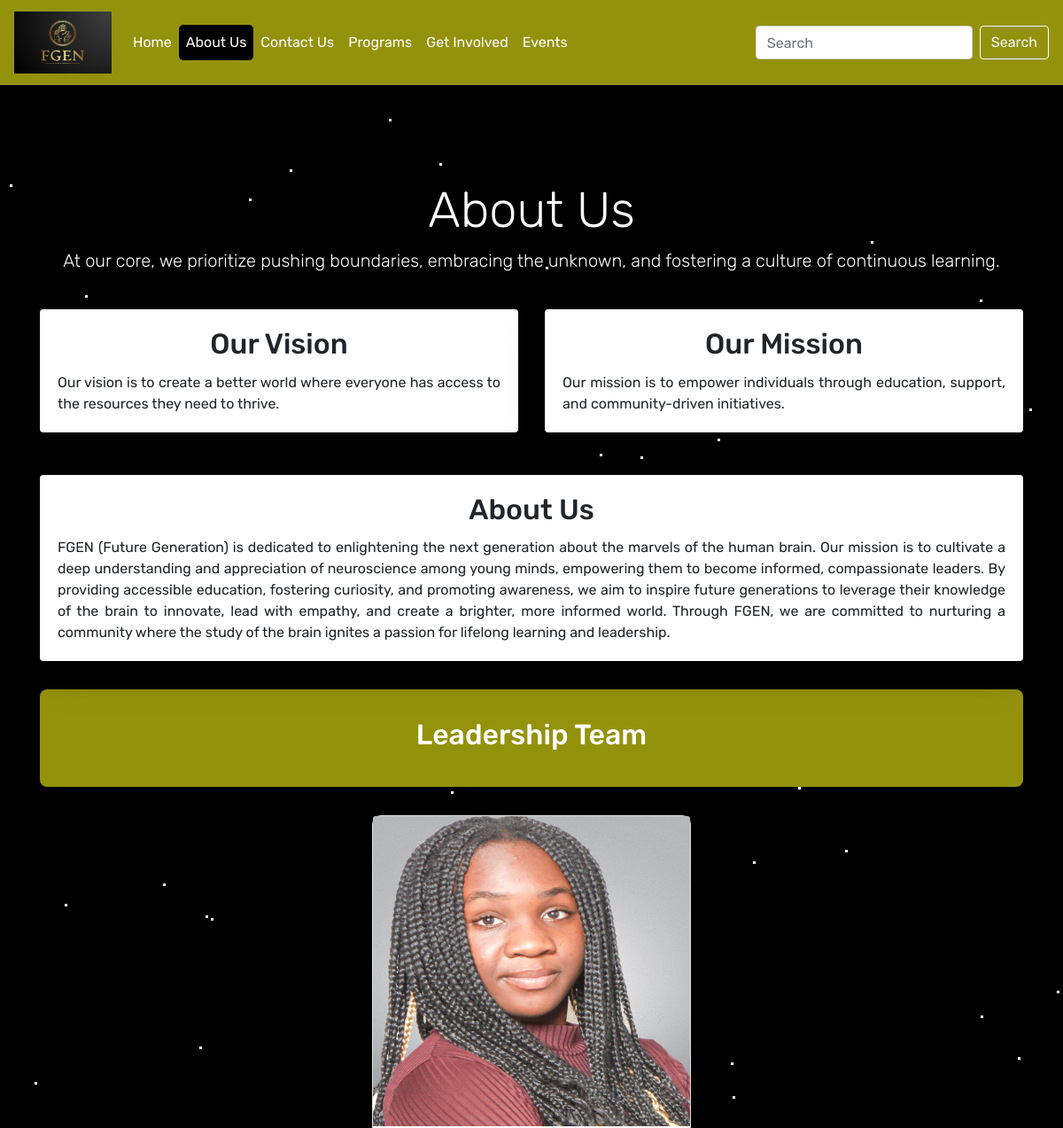
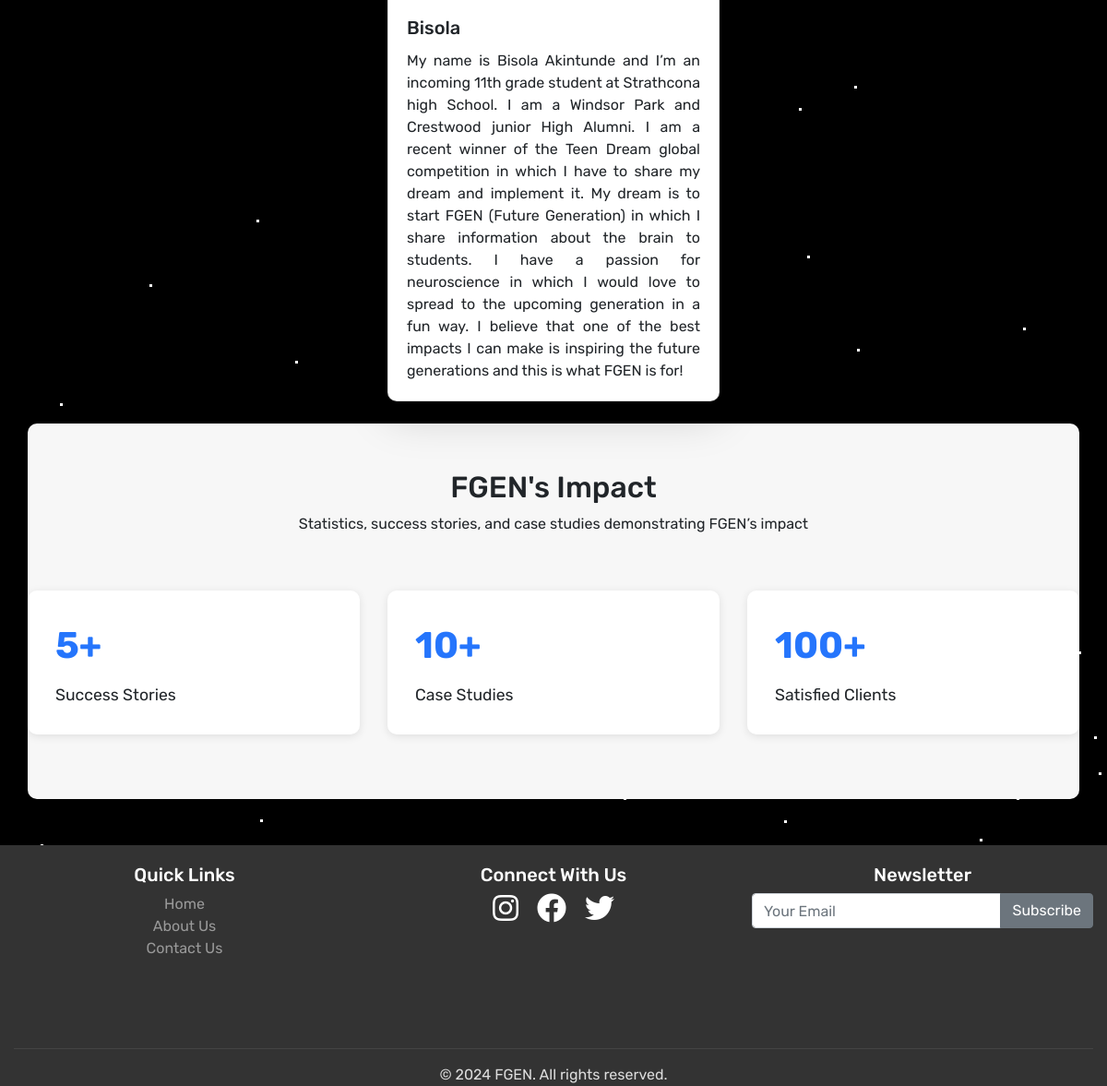
The page /about/ on the database its author committed (2 pictures, top to bottom).
### new_App/models.py (models this page shows, shortened)
class WebData(models.Model):
    page_name = models.CharField(max_length=255)
    title = models.CharField(max_length=200)
    description_text = models.TextField()
    created_At = models.DateTimeField(default=timezone.now)

class Leadership(models.Model):
    l_name = models.CharField(max_length=100)
    l_description = models.CharField(max_length=1000)
    l_imagename = models.ImageField(upload_to=upload_to)
    created_at = models.DateTimeField(auto_now_add=True)

### new_App/views.py (the view)
# urls.py: path('about/', views.about_us, name='about_us'),
def about_us(request):
    leadership = Leadership.objects.all()
    visiondata=WebData.objects.get(title = 'vision')
    missiondata=WebData.objects.get(title = 'mission')
    aboutdata = WebData.objects.get(title='about_text')
    aboutheader = WebData.objects.get(title = 'header')
    ss = WebData.objects.get(title = 'successstory')
    cs = WebData.objects.get(title = 'casestudy')
    sc = WebData.objects.get(title = 'satisfied_clients')
    context = {
        'leadership': leadership,
        'vision': visiondata,
        'mission':missiondata,
        'about':aboutdata,
        'header':aboutheader,
        'active_page': 'about',
        'ss1':ss,
        'cs1':cs,
        'sc1':sc
    }
    return render(request, 'aboutus.html', context)

### new_App/templatetags/custom_filters.py (called while the page is built)
@register.filter
def trim_path(value):
    value = str(value)
    index = value.find('/static/')
    if index != -1:
        return value[index:]
    return value

### new_App/templates/aboutus.html (shortened to what this page needs)
{% extends 'base.html' %}
{% load custom_filters %}
{% block content %}
<!DOCTYPE html>
<html lang="en">
<head>
</head>
<div class="container mt-5">
    <div class="row">
        <div class="col-12 text-center mb-4">
            <h1 class="display-4 text-white">About Us</h1>
            <p class="lead text-white">{{header.description_text}}</p>
        </div>
    </div>
    <div class="row">
        <div class="col-md-6 mb-4">
            <div class="card card-about border-0 shadow-lg h-100">
                <div class="card-body card-about-body">
                    <h2 class="card-title text-center">Our Vision</h2>
                    <p class="card-text text-justify">{{vision.description_text}}</p>
                </div>
            </div>
        </div>
        <div class="col-md-6 mb-4">
            <div class="card card-about border-0 shadow-lg h-100">
                <div class="card-body card-about-body">
                    <h2 class="card-title text-center">Our Mission</h2>
                    <p class="card-text text-justify">{{mission.description_text}}</p>
                </div>
            </div>
        </div>
    </div>
    <div class="row">
        <div class="col-sm-12 mt-4 mb-4">
            <div class="card card-about border-0 shadow-lg h-100">
                <div class="card-body card-about-body">
                    <h2 class="card-title text-center">About Us</h2>
                    <p class="card-text text-justify">
                        {{about.description_text}}
                    </p>
                </div>
            </div>
        </div>
    </div>
</div>
<div class="container mt-2">
    <div class="jumbotron jumbotron-custom text-center">
        <h2 class="display-6">Leadership Team</h2>
    </div>
    <div class="row">
        <div class="row justify-content-center">
            {% for l in leadership %}
            <div class="col-md-4 col-sm-12 col-lg-4">
                <div class="card card-custom program-card shadow-lg">
                    <img src="{{l.l_imagename.url|trim_path}}" height=350 width=250 class="card-img-top" alt="Card Image">
                    <div class="card-body">
                        <h5 class="card-title">{{l.l_name}}</h5>
                        <p class="card-text text-justify">{{l.l_description}}</p>
                    </div>
                </div>
            </div>
            {% endfor %}
        </div>
    </div>
</div>
<div class="container impact-section">
    <div class="row">
        <div class="col-12 text-center mb-4">
            <h2>FGEN's Impact</h2>
            <p>Statistics, success stories, and case studies demonstrating FGEN’s impact</p>
        </div>
    </div>
    <div class="row">
        <div class="col-md-4">
            <div class="impact-item fade-in">
                <div class="impact-number">{{ss1.description_text}}+</div>
                <div class="impact-description">Success Stories</div>
            </div>
        </div>
        <div class="col-md-4">
            <div class="impact-item fade-in" style="animation-delay: 0.3s;">
                <div class="impact-number">{{cs1.description_text}}+</div>
                <div class="impact-description">Case Studies</div>
            </div>
        </div>
        <div class="col-md-4">
            <div class="impact-item fade-in" style="animation-delay: 0.6s;">
                <div class="impact-number">{{sc1.description_text}}+</div>
                <div class="impact-description">Satisfied Clients</div>
            </div>
        </div>
    </div>
</div>
{% endblock %}

### new_App/static/assets/css/style.css (style rules this page uses)
body { font-family: Arial, sans-serif; background-color: #f8f9fa; display: flex; min-height: 100vh; flex-direction: column; padding-bottom: 130px; }
h1 { color: #333; }
.card-about { transition: transform 0.3s ease-in-out; }
h1.display-4, h2.card-title { position: relative; animation: fadeInDown 1s; }
.card-about-body p { animation: fadeInUp 1s; }
.program-card { transition: transform 0.2s; border-radius: 10px; }
.jumbotron-custom { background: rgb(148,146, 13); color: white; padding: 2rem 1rem; border-radius: 8px; transition: transform 0.2s; }

### new_App/templates/aboutus.html (style rules this page uses)
.impact-section { background: #f7f7f7; padding: 50px 0; border-radius:10px; }
.impact-item { margin: 20px 0; padding: 30px; background: white; border-radius: 10px; box-shadow: 0 2px 10px rgba(0, 0, 0, 0.1); transition: transform 0.3s ease; }
.impact-number { font-size: 2.5rem; font-weight: bold; color: #2575fc; }
.impact-description { font-size: 1.1rem; margin-top: 10px; }
.fade-in { opacity: 0; animation: fadeIn 1s forwards; }

### rows shown on the page
WebData: description_text "At our core, we prioritize pushing boundaries, embracing the unknown, and fostering a culture of continuous learning."
WebData: description_text "Our vision is to create a better world where everyone has access to the resources they need to thrive."
WebData: description_text "Our mission is to empower individuals through education, support, and community-driven initiatives."
WebData: description_text "FGEN (Future Generation) is dedicated to enlightening the next generation about the marvels of the human brain. Our mission is to cultivate a deep understanding and appreciation of neuroscience among young minds, empowering them to become informed, compassionate leaders. By providing accessible education, fostering curiosity, and promoting awareness, we aim to inspire future generations to leverage their knowledge of the brain to innovate, lead with empathy, and create a brighter, more informed world. Through FGEN, we are committed to nurturing a community where the study of the brain ignites a passion for lifelong learning and leadership."
Leadership: l_imagename (picture), l_name "Bisola", l_description "My name is Bisola Akintunde and I’m an incoming 11th grade student at Strathcona high School. I am a Windsor Park and Crestwood junior High Alumni. I am a recent winner of the Teen Dream global competition in which I have to share my dream and implement it. My dream is to start FGEN (Future Generation) in which I share information about the brain to students. I have a passion for neuroscience in which I would love to spread to the upcoming generation in a fun way. I believe that one of the best impacts I can make is inspiring the future generations and this is what FGEN is for!"
WebData: description_text "5"
WebData: description_text "10"
WebData: description_text "100"
